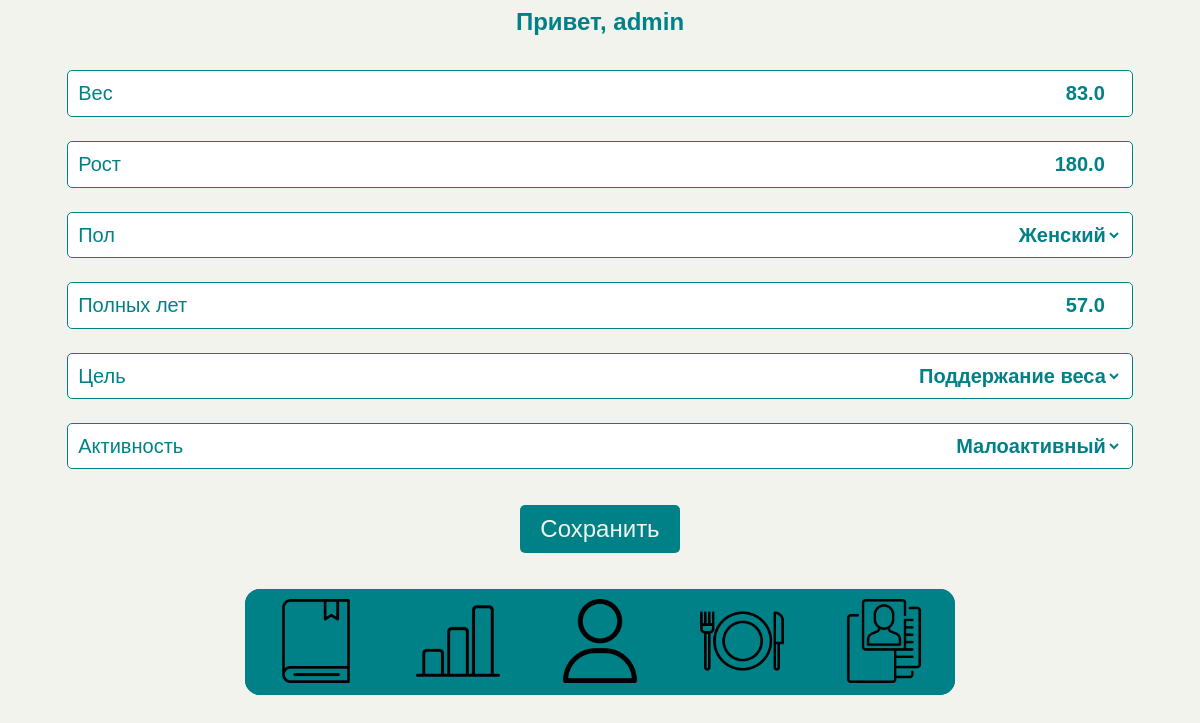
The app's page /edit_person_info/ (signed in) with its own data.
### webflut/models.py (models this page shows, shortened)
class Personal_Inform(models.Model):
    user = models.ForeignKey(User, on_delete=models.CASCADE)  # Add this line
    first_name = models.CharField(max_length=10)
    last_name = models.CharField(max_length=10)
    SEX_CHOICES = [
        ('M', 'Мужской'),
        ('F', 'Женский'),
        ('', ''),
    ]
    sex = models.CharField(max_length=1, choices=SEX_CHOICES, default='')
    date_of_birth = models.FloatField(default=0)
    weight = models.FloatField(default=0)
    height = models.FloatField(default=0)
    GOAL_CHOICES = [
        ('L', 'Снижение веса'),
        ('M', 'Набор веса'),
        ('F', 'Поддержание веса'),
    ]
    goals = models.CharField(max_length=1, choices=GOAL_CHOICES, default='L')
    ACTIVE_CHOICES = [
        ('L', 'Малоактивный'),
        ('M', 'Активный'),
    ]
    active = models.CharField(max_length=1, choices=ACTIVE_CHOICES, default='L')
    class Meta:
        verbose_name = 'Личная Информация'
        verbose_name_plural = 'Личная Информация'

### webflut/views.py (the view)
# urls.py: path('edit_person_info/', views.edit_person_info, name='edit_person_info'),
def edit_person_info(request):
    personal_info = Personal_Inform.objects.get(user=request.user)
    if request.method == 'POST':
        form = PersonalInformForm(request.POST, instance=personal_info)
        if form.is_valid():
            form.save()
            return redirect('edit_person_info')  # Redirect to the successful registration page
    else:
        form = PersonalInformForm(instance=personal_info)
    return render(request, 'edit_person_info.html', {'form': form, 'personal_info': personal_info})

### webflut/forms.py
class PersonalInformForm(forms.ModelForm):
    class Meta:
        model = Personal_Inform
        fields = ['weight', 'height', 'sex', 'date_of_birth', 'goals', 'active', ]

### webflut/templates/edit_person_info.html (shortened to what this page needs)
{% load static %}
{% load pwa %}
<!DOCTYPE html>
<html lang="en">
<head>
    <link href="{% static 'css/Profile Page/pers_info.css' %}" rel="stylesheet" />
</head>
<body>
    <text class="title">Привет, {{ request.user.username }}</text>
    <form method="post" style="margin-top: 10px;">
        {% for field in form %}
        <div class="common-class">
            {% if field.name == 'weight' %}
            <text>Вес</text>
            {% elif field.name == 'height' %}
            <text>Рост</text>
            {% elif field.name == 'sex' %}
            <text>Пол</text>
            {% elif field.name == 'date_of_birth' %}
            <text>Полных лет</text>
            {% elif field.name == 'goals' %}
            <text>Цель</text>
            {% elif field.name == 'active' %}
            <text>Активность</text>
            {% endif %}
            {{ field }}
        </div>
        {% endfor %}
        <button type="submit" class="general-button ">Сохранить</button>
    </form>
    {% block content %}
    {% include 'footer.html' %}
    {% endblock %}

### webflut/static/css/Profile Page/pers_info.css (style rules this page uses)
html { font-family: Arial, Helvetica, sans-serif; background-color: #f2f3ed; }
body { display: flex; align-items: center; flex-direction: column; }
.title { color: #008187; font-weight: 700; font-size: 24px; }
form { width: 90%; display: flex; flex-direction: column; }
.common-class { margin-top: 2vw; font-size: 20px; border: 1px solid #008187; padding: 10px 10px; border-radius: 5px; color: #008187; display: flex; white-space: nowrap; flex-direction: row; align-items: center; justify-content: space-between; background-color: white; font-weight: 500; }
.common-class input, .common-class select { border: 0px; font-weight: 700; color: #008187; background-color: white; font-size: 20px; max-width: 50%; text-align: end; }
.common-class option { font-size: 15px; font-weight: 700; }
.general-button { font-family: Arial; text-decoration: none; margin: 3vw auto 0vw auto; background-color: #008187; border-radius: 5px; padding: 10px 20px; border: none; font-size: 24px; cursor: pointer; color: #f2f3ed; }

### records on screen
Personal_Inform: form "83.0" "180.0" "Женский" "57.0" "Поддержание веса" "Малоактивный"

### other values on screen
{{ request.user.username }} "admin"
